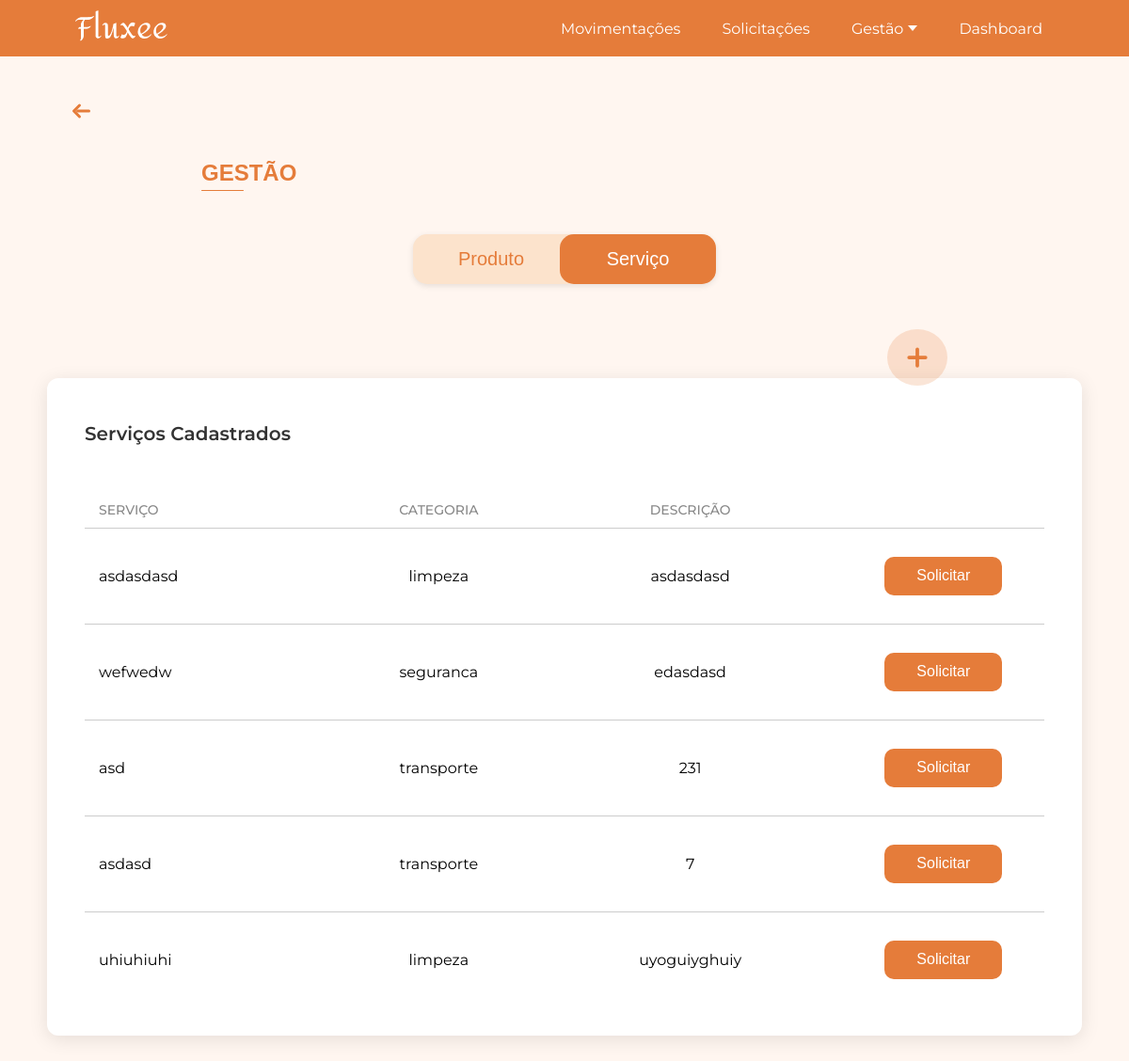
The app's page /gestao_servico/, older data.
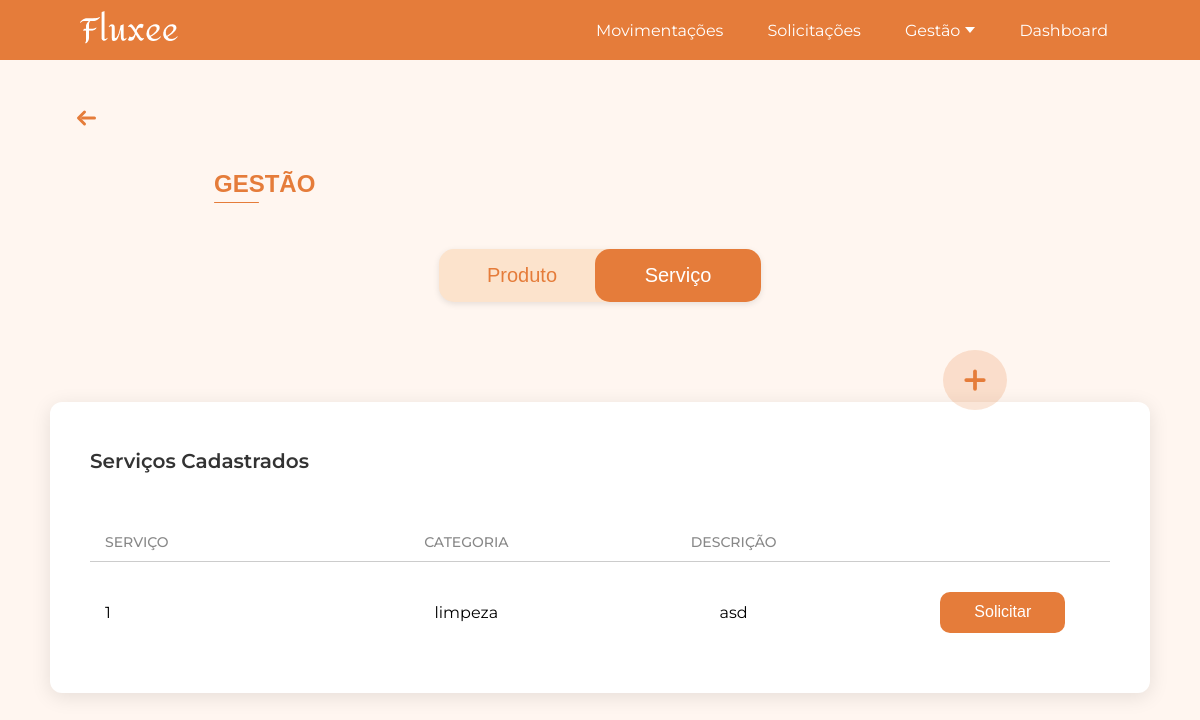
The same page, newer data.
### app/models.py (models this page shows, shortened)
class Service(db.Model):
    __tablename__ = 'services'
    id = db.Column(db.Integer, primary_key=True)
    nome = db.Column(db.String(120), nullable=False)
    categoria = db.Column(db.String(30), nullable=False)  # transporte / limpeza / seguranca
    descricao = db.Column(db.Text, nullable=True)
    transporte = db.relationship("ServiceTransporte", backref="service", uselist=False)
    seguranca = db.relationship("ServiceSeguranca", backref="service", uselist=False)
    limpeza = db.relationship("ServiceLimpeza", backref="service", uselist=False)

### app/view.py (the view, shortened to what this page needs)
@app.route('/gestao_servico/', methods=['GET', 'POST'])
def gestao_servico():
    servicos = Service.query.all()  # pega todos os serviços do banco
    return render_template('gestao_servico.html', servicos=servicos)

### app/templates/gestao_servico.html (shortened to what this page needs)
<!DOCTYPE html>
<html lang="pt-BR">
<head>
    <link rel="stylesheet" href="{{ url_for('static', filename='css/gestao_servicos.css') }}">
</head>
<body>
    {% include 'componentes/alertas/alerta_sucesso.html' %}
    {% include 'componentes/header/header.html' %}
    {% with texto="GESTÃO" %}
        {% include 'componentes/titulos/titulo.html' %}
    {% endwith %}
    {% include 'componentes/botoes/botao_gestao_add_servico.html' %}
    {% include 'componentes/botoes/botaogestao.html' %}
    <div class="gestao-container">
        <div class="gestao-box">
            <h2 class="gestao-box-title">Serviços Cadastrados</h2>
            <div class="gestao-tabela">
                <div class="gestao-cabecalho">
                    <span class="coluna-produto">SERVIÇO</span>
                    <span class="coluna-categoria">CATEGORIA</span>
                    <span class="coluna-descricao">DESCRIÇÃO</span>
                </div>
                {% for s in servicos %}
                    <div class="gestao-linha linha-dinamica">
                        <span class="linha-produto">{{ s.nome }}</span>
                        <span class="linha-categoria">{{ s.categoria }}</span>
                        <span class="linha-descricao">{{ s.descricao }}</span>
                        <span class="linha-acao">
                            <button class="btn-solicitar"
                                    data-categoria="{{ s.categoria }}"
                                    data-nome="{{ s.nome }}"
                                    data-service-id="{{ s.id }}">
                                Solicitar
                            </button>
                        </span>
                    </div>
                {% endfor %}
            </div>
        </div>
    </div>
                    {% include 'componentes/boxs/box_data_saida.html' %}
                    {% include 'componentes/boxs/box_data_retorno.html' %}
                    {% include 'componentes/boxs/box_qt_onibus.html' %}
                    {% include 'componentes/boxs/box_horario_saida.html' %}
                    {% include 'componentes/boxs/box_horario_chegada.html' %}
                    {% set tempos = ['Manhã', 'Tarde', 'Noite', 'Integral'] %}
                    {% include 'componentes/boxs/dropdown_tempo.html' %}
                    {% include 'componentes/boxs/box_ambiente.html' %}
                    {% set frequencias = ['Diária', 'Semanal', 'Quinzenal', 'Mensal'] %}
                    {% include 'componentes/boxs/dropdown_frequencia.html' %}
                    {% include 'componentes/boxs/box_data_inicio.html' %}
                    {% include 'componentes/boxs/box_area_atuacao.html' %}
                    {% set options_turno = [('Manhã','Manhã'),('Tarde','Tarde'),('Noite','Noite'),('24 Horas','24 Horas')] %}
                    {% include 'componentes/boxs/dropdown_turno.html' %}
                {% with texto="Enviar Solicitação" %}
                    {% include 'componentes/botoes/botao_solicitar.html' %}
                {% endwith %}
</body>
</html>

### app/templates/componentes/alertas/alerta_sucesso.html (shortened to what this page needs)
<link rel="stylesheet" href="{{ url_for('static', filename='css/diversos/alerta_sucesso.css') }}">

### app/templates/componentes/header/header.html (shortened to what this page needs)
<header class="site-header">
  <div class="container">
    <a href="/" class="logo">
      <img src="{{ url_for('static', filename='images/fluxee2.png') }}" alt="Logo Fluxeé">
    </a>
    <nav class="nav">
      <ul>
        <li><a href="{{ url_for('movimentacoes') }}">Movimentações</a></li>
        <li><a href="{{ url_for('solicitacoes') }}">Solicitações</a></li>
        <li class="dropdown_gestao">
          <a href="#" class="dropbtn">
            Gestão <span class="arrow"></span>
          </a>
        </li>
        <li><a href="{{ url_for('dashboard') }}">Dashboard</a></li>
      </ul>
    </nav>
  </div>
</header>
<link rel="stylesheet" href="{{ url_for('static', filename='css/header.css') }}">

### app/templates/componentes/titulos/titulo.html
<div class="titulo-container">
    <div class="seta-container">
        <a href="{{ url_for('home') }}" class="titulo-voltar" title="Voltar para a página inicial">
            <svg xmlns="http://www.w3.org/2000/svg" width="45" height="24" fill="none" stroke="#E57C3A" stroke-width="3" stroke-linecap="round" stroke-linejoin="round" viewBox="0 0 24 24">
                <line x1="8" y1="12" x2="20" y2="12" />
                <polyline points="10 6 4 12 10 18" />
            </svg>
        </a>
    </div>
    <div class="titulo-linha">
        <h1 class="titulo">{{ texto }}</h1>
    </div>
</div>
<link rel="stylesheet" href="{{ url_for('static', filename='css/diversos/titulo.css') }}">

### app/templates/componentes/botoes/botao_gestao_add_servico.html
<a href="{{ url_for('cadastrar_servico') }}" class="botao-adicionar-servico" title="Adicionar novo servico">
    <svg xmlns="http://www.w3.org/2000/svg" width="24" height="24" fill="none" stroke="#E57C3A" stroke-width="3" stroke-linecap="round" stroke-linejoin="round" viewBox="0 0 24 24">
        <line x1="12" y1="5" x2="12" y2="19"/>
        <line x1="5" y1="12" x2="19" y2="12"/>
    </svg>
</a>
<link rel="stylesheet" href="{{ url_for('static', filename='css/botoes/botao_gestao_add_servico.css') }}">

### app/templates/componentes/botoes/botaogestao.html
<link rel="stylesheet" href="{{ url_for('static', filename='css/botoes/botaogestao.css') }}">
<div class="container">
  <div class="toggle-container">
    <a href="{{ url_for('gestao') }}" class="toggle-btn {% if request.path == '/gestao/' %}active{% endif %}">Produto</a>
    <a href="{{ url_for('gestao_servico') }}" class="toggle-btn {% if request.path == '/gestao_servico/' %}active{% endif %}">Serviço</a>
  </div>
</div>
<link rel="stylesheet" href="{{ url_for('static', filename='js/botaogestao.js') }}">

### app/templates/componentes/boxs/box_data_saida.html (shortened to what this page needs)
<link rel="stylesheet" href="{{ url_for('static', filename='css/boxs/box_data_saida.css') }}">

### app/templates/componentes/boxs/box_data_retorno.html (shortened to what this page needs)
<link rel="stylesheet" href="{{ url_for('static', filename='css/boxs/box_data_retorno.css') }}">

### app/templates/componentes/boxs/box_qt_onibus.html (shortened to what this page needs)
<link rel="stylesheet" href="{{ url_for('static', filename='css/boxs/box_qt_onibus.css') }}">

### app/templates/componentes/boxs/box_horario_saida.html (shortened to what this page needs)
<link rel="stylesheet" href="{{ url_for('static', filename='css/boxs/box_horario_saida.css') }}">

### app/templates/componentes/boxs/box_horario_chegada.html (shortened to what this page needs)
<link rel="stylesheet" href="{{ url_for('static', filename='css/boxs/box_horario_chegada.css') }}">

### app/templates/componentes/boxs/dropdown_tempo.html (shortened to what this page needs)
<link rel="stylesheet" href="{{ url_for('static', filename='css/boxs/dropdown_tipo_usuario.css') }}">

### app/templates/componentes/boxs/box_ambiente.html (shortened to what this page needs)
<link rel="stylesheet" href="{{ url_for('static', filename='css/boxs/box_ambiente.css') }}">

### app/templates/componentes/boxs/dropdown_frequencia.html (shortened to what this page needs)
<link rel="stylesheet" href="{{ url_for('static', filename='css/boxs/dropdown_frequencia.css') }}">

### app/templates/componentes/boxs/box_data_inicio.html (shortened to what this page needs)
<link rel="stylesheet" href="{{ url_for('static', filename='css/boxs/box_data_inicio.css') }}">

### app/templates/componentes/boxs/box_area_atuacao.html (shortened to what this page needs)
<link rel="stylesheet" href="{{ url_for('static', filename='css/boxs/box_area_atuacao.css') }}">

### app/templates/componentes/boxs/dropdown_turno.html (shortened to what this page needs)
<link rel="stylesheet" href="{{ url_for('static', filename='css/boxs/dropdown_turno.css') }}">

### app/templates/componentes/botoes/botao_solicitar.html (shortened to what this page needs)
<link rel="stylesheet" href="{{ url_for('static', filename='css/botoes/botao_solicitar.css') }}">

### app/static/css/gestao_servicos.css (style rules this page uses)
html, body { margin: 0; padding: 0; font-family: 'Montserrat', Arial, sans-serif; background-color: #FFF6F0; }
.gestao-container { display: flex; justify-content: center; align-items: flex-start; gap: 50px; padding: 50px 0; }
.gestao-box { width: 1850px; background: #fff; border-radius: 12px; box-shadow: 0 4px 20px rgba(0,0,0,0.1); padding: 30px 40px; box-sizing: border-box; }
.gestao-box-title { font-size: 20px; font-weight: 600; margin-bottom: 50px; color: #333; }
.gestao-cabecalho { display: flex; padding: 10px 15px; font-weight: 500; color: #888; font-size: 14px; }
.coluna-produto { width: 23%; text-align: left; }
.coluna-categoria { width: 27%; text-align: center; }
.coluna-descricao { width: 27%; text-align: center; }
.gestao-linha { display: flex; align-items: center; padding: 30px 15px; border-top: 1px solid #ccc; height: auto; background: transparent; }
.gestao-linha:last-of-type { margin-bottom: 0; }
.gestao-linha .linha-produto { width: 23%; }
.gestao-linha .linha-categoria { width: 27%; text-align: center; }
.gestao-linha .linha-descricao { width: 27%; text-align: center; }
.gestao-linha .linha-acao { width: 20%; text-align: right; }
.btn-solicitar { width: 145px; height: 48px; background-color: #E57C3A; color: #fff; border: none; font-size: 16px; cursor: pointer; border-radius: 10px; transition: background-color 0.3s ease, transform 0.2s ease; }
@media (max-width: 2100px) { .gestao-box { width: 1600px; } }
@media (max-width: 1800px) { .gestao-box { width: 1350px; } }
@media (max-width: 1600px) { .gestao-box { width: 1200px; } }
@media (max-width: 1450px) { .gestao-box { width: 1100px; } }
@media (max-width: 1400px) { .gestao-box { margin-top: 50px; } }

### app/static/css/header.css (style rules this page uses)
.site-header { background-color: #E57C3A; width: 100%; height: 65px; max-height: 60px; color: white; display: flex; align-items: center; padding: 0 80px; box-sizing: border-box; }
.site-header .container { display: flex; justify-content: space-between; align-items: center; width: 100%; margin: 0 auto; padding-right: 0; }
.logo { font-size: 1.5rem; font-weight: bold; }
.nav ul { display: flex; list-style: none; margin: 0; padding: 0; font-family: 'Montserrat', sans-serif; gap: 20px; }
.nav li { position: relative; margin: 0; }
.nav a { display: inline-flex; align-items: center; text-decoration: none; color: white; font-family: 'Montserrat', sans-serif; padding: 8px 12px; transition: color 0.3s ease; }
.nav li.dropdown_gestao .dropbtn { cursor: pointer; display: inline-flex; align-items: center; gap: 5px; }
.nav li.dropdown_gestao .arrow { display: inline-block; width: 0; height: 0; border-left: 5px solid transparent; border-right: 5px solid transparent; border-top: 6px solid white; transition: transform 0.3s ease; }

### app/static/css/diversos/titulo.css (style rules this page uses)
.titulo-container { margin-left: 64px; margin-top: 46px; display: block; }
.seta-container { margin-bottom: 20px; }
.titulo-voltar { text-decoration: none; display: inline-flex; align-items: center; transition: transform 0.2s ease; }
.titulo-linha .titulo { color: #E57C3A; margin-left: 150px; font-size: 24px; font-weight: 600; font-family: Arial, Helvetica, sans-serif; position: relative; display: inline-block; }
.titulo-linha .titulo::after { content: ""; display: block; width: 45px; height: 1px; background-color: #E57C3A; margin-top: 4px; border-radius: 2px; }

### app/static/css/botoes/botao_gestao_add_servico.css (style rules this page uses)
.botao-adicionar-servico { display: flex; align-items: center; justify-content: center; width: 64px; height: 60px; border-radius: 50%; background-color: rgba(229, 124, 58, 0.2); text-decoration: none; cursor: pointer; transition: transform 0.2s ease, box-shadow 0.2s ease; position: fixed; right: 193px; top: 350px; z-index: 1000; }
.botao-adicionar-servico svg { width: 30px; height: 30px; stroke: #E57C3A; }

### app/static/css/botoes/botao_solicitar.css (style rules this page uses)
.btn-solicitar { width: 125px; height: 41px; background-color: #E57C3A; color: #FFFFFF; border: none; font-size: 16px; cursor: pointer; border-radius: 10px; transition: background-color 0.3s ease, transform 0.2s ease; }

Row changes from the older to the newer data that the page shows:
removed Service: nome "wefwedw", categoria "seguranca", descricao "edasdasd"
removed Service: nome "asd", categoria "transporte", descricao "231"
removed Service: nome "asdasd", categoria "transporte", descricao "7"
removed Service: nome "uhiuhiuhi", categoria "limpeza", descricao "uyoguiyghuiy"
changed Service "limpeza": nome "asdasdasd" → "1"; descricao "asdasdasd" → "asd"
